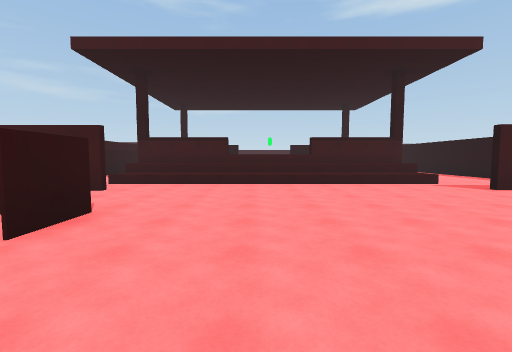
View 1 (above)

24 first-person views from a walk through a scene from a Unity 3-D project. The camera is 1.5 m above the floor, tilts 4° down and sees 90° across. The floor is counted in squares, 2 m on a side. Each view is taken from the middle of a square. On the plan, view 1 faces up. The plan holds only what a view shows up to about 9 squares ahead; the rest is blank. The place goes on beyond the plan. The player is left out.

View 2
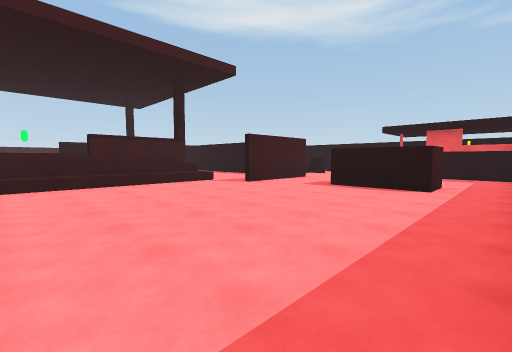

View 3
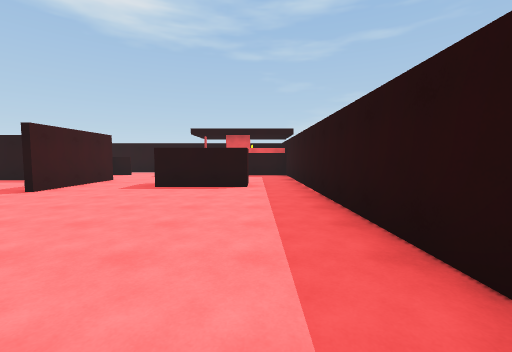

View 4
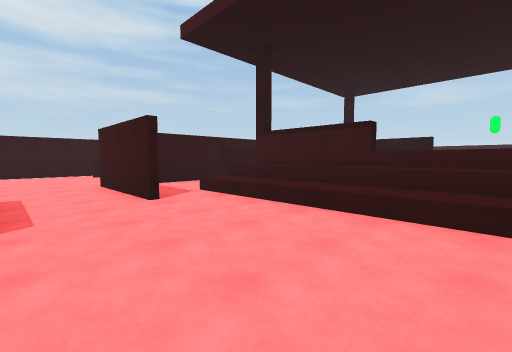

View 5
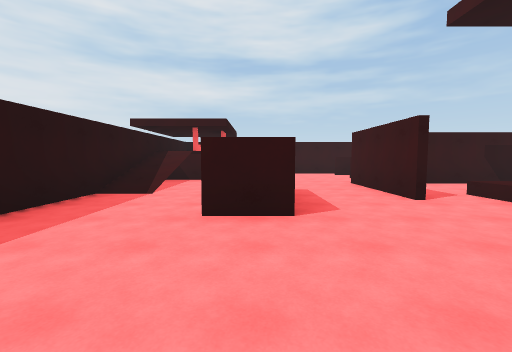

View 6
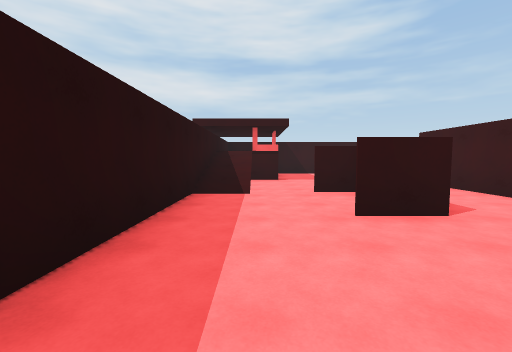

View 7
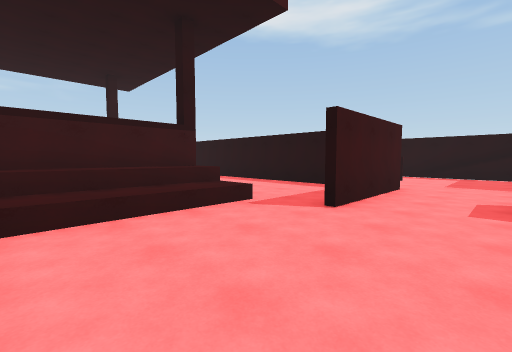

View 8
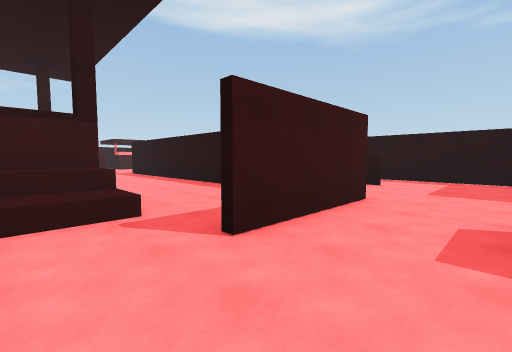

View 9
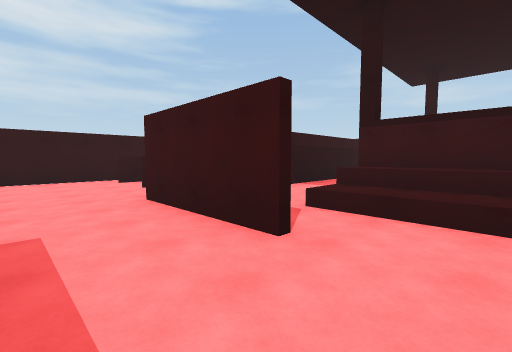

View 10
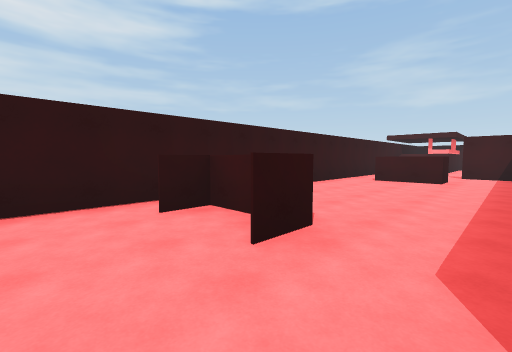

View 11
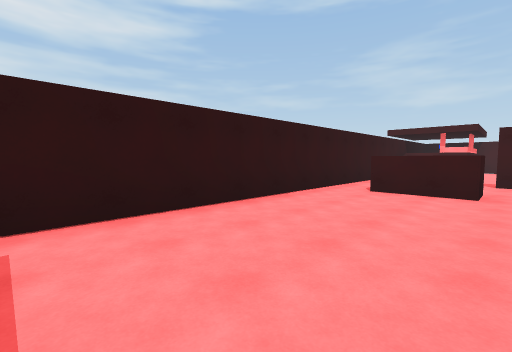

View 12
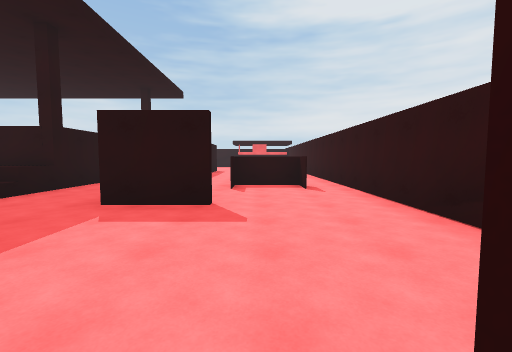

View 13
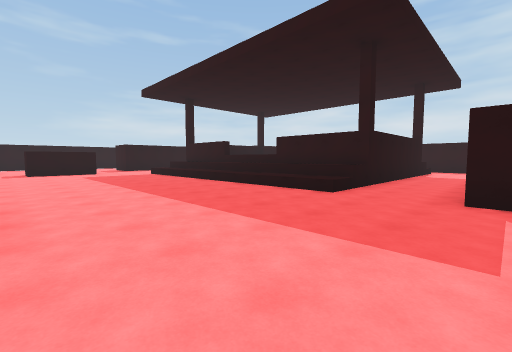

View 14
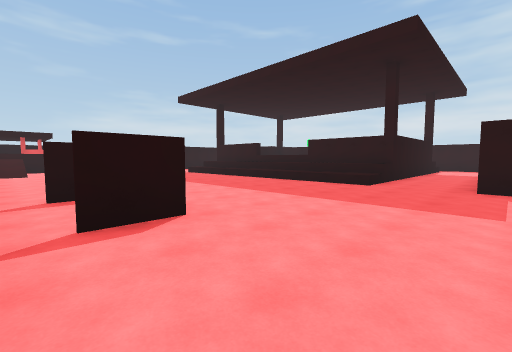

View 15
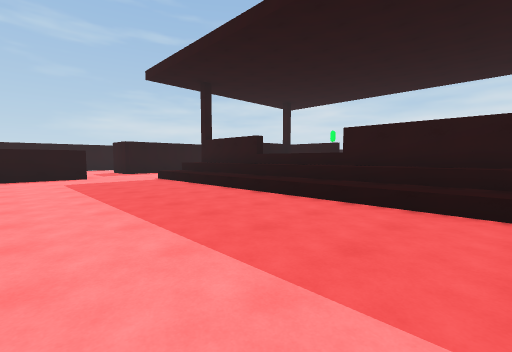

View 16
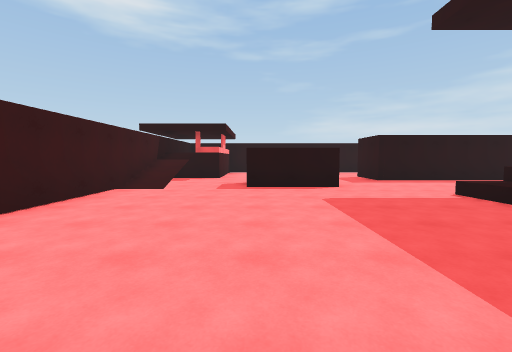

View 17
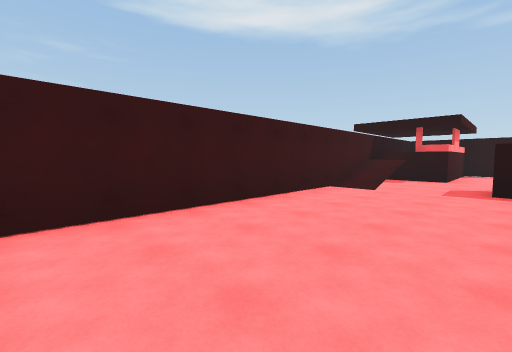

View 18
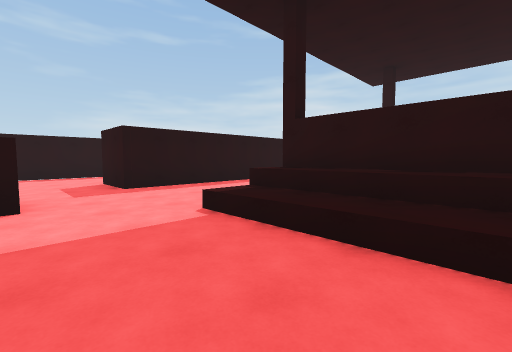

View 19
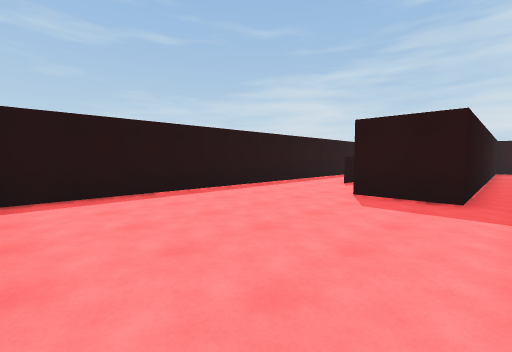

View 20
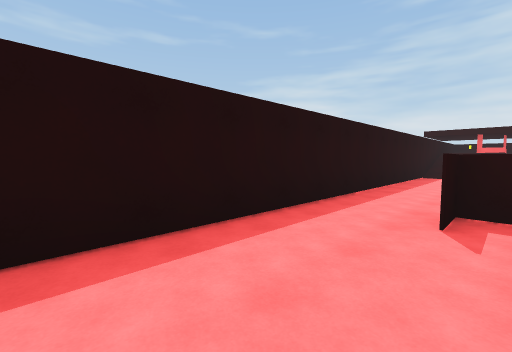

View 21
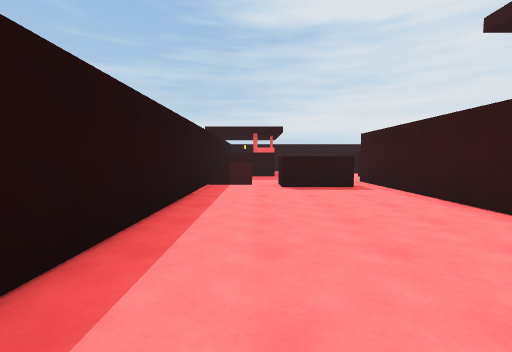

View 22
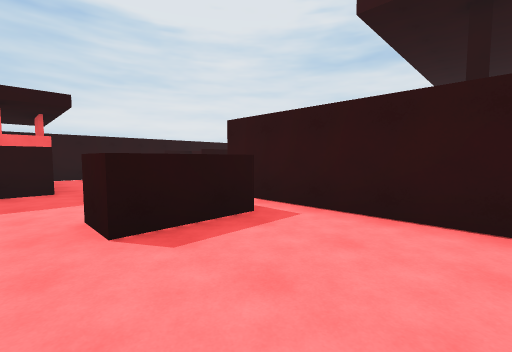

View 23
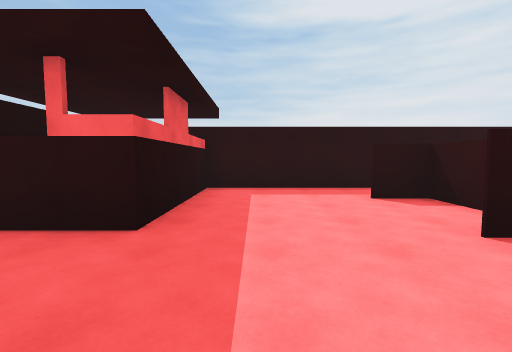

View 24
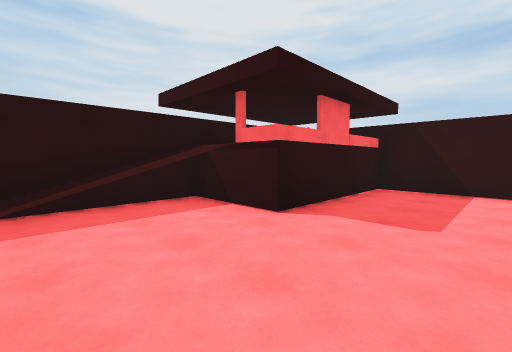

### Floor plan
Key: @ floor where view 1 was taken; # wall or solid block; . main floor; : floor 1.5 m higher than the main floor; / step, stairs or slope; = window, fence, low wall or low ledge; ^ raised ledge; B barrier.
Columns run from 12 left of view 1 to 14 right of it. Each row starts with its distance up from view 1.
 25             #########=#
 24      ..............//:#
 23      ...#.#......../..##
 22      ...#  ...............#
 21   #. ..............#......#
 20   /................#......#
 19   /................#......#
 18 #//.......................#
 17 #...##...............##...#
 16 #.... ..^^^^^^^^^^...# ...#
 15 #.... ..#^^^^^^^^# ..# ...#
 14 #.BB. ..#          ..#BB..#
 13 #.... ..#          ..#....#
 12 #....#..#         ...#....#
 11 #....#.           ...#....#
 10 #....#.           ...#....#
  9 #....#..^^^^^^^^^^...#....#
  8 #....#..^^^^^^^^^^...#....#
  7 #.BB.#...............#BB..#
  6 #....####.........####..//#
  5 #.......................//#
  4 #......................./:=
  3 #.......##.........#....##
  2 #..................#....#
  1 #####///................#
  0     #://....@...........#
 -1     #####################

Positions as (right, up) in squares from view 1, and headings:
1: (0, 0), facing up
2: (0, 0), facing up-right
3: (0, 1), facing right
4: (1, 4), facing up-left
5: (1, 3), facing left
6: (1, 1), facing left
7: (2, 4), facing up-right
8: (4, 4), facing up-right
9: (-2, 4), facing up-left
10: (-7, 5), facing up-left
11: (-8, 8), facing up-left
12: (-9, 21), facing down
13: (-7, 22), facing down-right
14: (-7, 24), facing down-right
15: (-4, 21), facing down-right
16: (0, 21), facing right
17: (0, 21), facing up-right
18: (2, 19), facing down-right
19: (8, 22), facing down-right
20: (11, 18), facing down-right
21: (12, 14), facing down
22: (12, 10), facing down-left
23: (10, 6), facing down
24: (-5, 4), facing down-left
